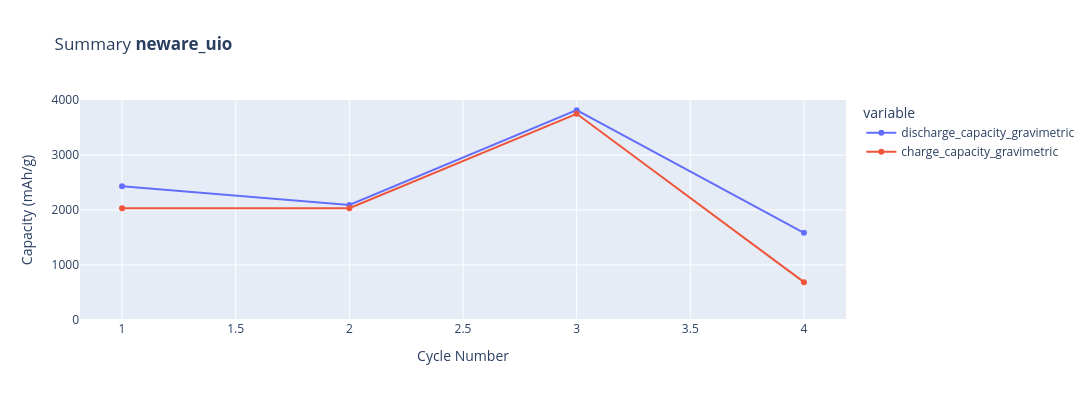

Notebook code cell kept with this figure:
### Code cell
plotutils.summary_plot(
    c, y="capacities_gravimetric", width=1200, height=400, y_range=[0, 4000]
)

### Figure 1 — Plotly figure (JSON) as saved in the notebook; plotly's stock layout.template omitted (floating-point values rounded to 4 significant figures)
{"data": [{"hovertemplate": "variable=discharge_capacity_gravimetric<br>Cycle Number=%{x}<br>Capacity (mAh/g)=%{y}<extra></extra>", "legendgroup": "discharge_capacity_gravimetric", "line": {"color": "#636efa", "dash": "solid"}, "marker": {"symbol": "circle"}, "mode": "lines+markers", "name": "discharge_capacity_gravimetric", "orientation": "h", "showlegend": true, "type": "scatter", "x": [1, 2, 3, 4], "xaxis": "x", "y": [2434.0, 2090.0, 3815.0, 1586.0], "yaxis": "y"}, {"hovertemplate": "variable=charge_capacity_gravimetric<br>Cycle Number=%{x}<br>Capacity (mAh/g)=%{y}<extra></extra>", "legendgroup": "charge_capacity_gravimetric", "line": {"color": "#EF553B", "dash": "solid"}, "marker": {"symbol": "circle"}, "mode": "lines+markers", "name": "charge_capacity_gravimetric", "orientation": "h", "showlegend": true, "type": "scatter", "x": [1, 2, 3, 4], "xaxis": "x", "y": [2033.0, 2032.0, 3749.0, 688.0], "yaxis": "y"}], "layout": {"height": 400, "legend": {"title": {"text": "variable"}, "tracegroupgap": 0}, "title": {"text": "Summary <b>neware_uio</b>"}, "width": 1200, "xaxis": {"anchor": "y", "autorange": true, "domain": [0, 1], "range": [0.8169, 4.183], "title": {"text": "Cycle Number"}, "type": "linear"}, "yaxis": {"anchor": "x", "domain": [0, 1], "range": [0, 4000], "title": {"text": "Capacity (mAh/g)"}, "type": "linear"}}}
